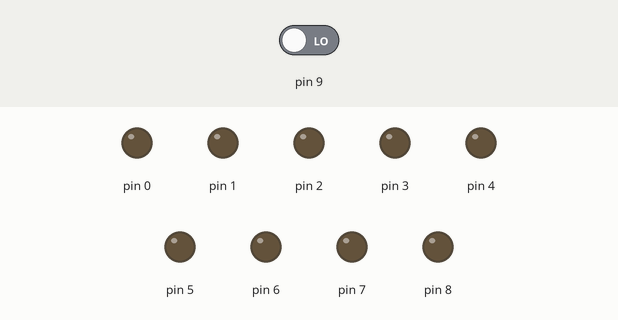
A sketch run on a simulated Arduino Uno, built with avr-gcc and run on an emulated ATmega328P. On the bench: output pins drawn as LEDs (lit = HIGH). Inputs (shaded band) come from the test bench; at power-on: pin 9 LOW.

Above: at 1.2 s.
1.3 s: pin 9 driven HIGH
At 1.7 s:
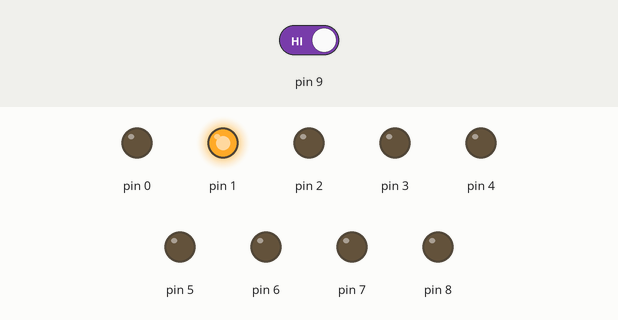
At 2.2 s:
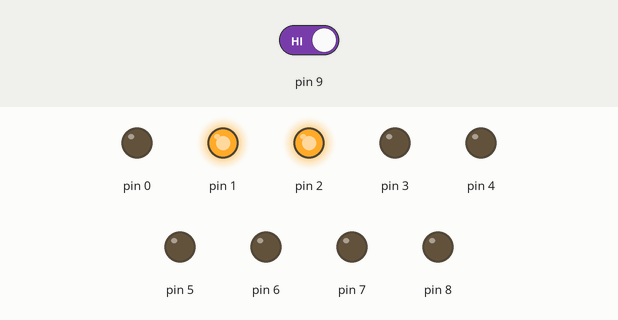
4.3 s: pin 9 driven LOW
At 4.45 s:
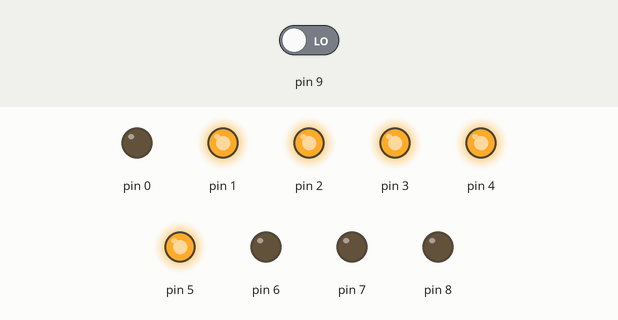
Timing chart, 0 to 7.3 s (numbered marks = the images above; inputs shaded):
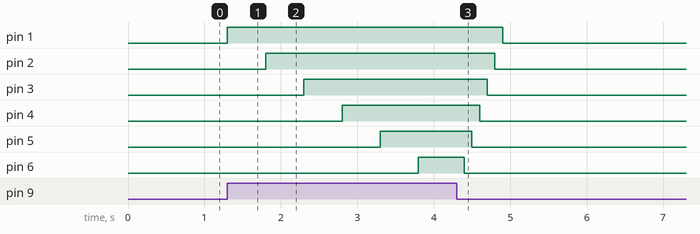

Measured:
- after the input at 1.3 s, pin 1: LOW → HIGH at once; pin 2: LOW → HIGH after 0.50 s; pin 3: LOW → HIGH after 1.0 s; pin 4: LOW → HIGH after 1.5 s; pin 5: LOW → HIGH after 2.0 s
- after the input at 4.3 s, pin 1: HIGH → LOW after 0.60 s; pin 2: HIGH → LOW after 0.50 s; pin 3: HIGH → LOW after 0.40 s; pin 4: HIGH → LOW after 0.30 s; pin 5: HIGH → LOW after 0.20 s

The sketch:

Bai3.ino
```cpp
int breakPoint1 = 1, breakPoint2 = 8;
int i;

void setup()
{
  pinMode(9, INPUT);
  for (i = 0; i < 9; i++)
    pinMode(i, OUTPUT);

  i=1;
}


void loop()
{
  if (digitalRead(9))
  {
    if (i == 8)
    {
      breakPoint2 = 8;
      breakPoint1 = 1;
      if (!digitalRead(9))
        return;
    }
    else
      for (i = breakPoint1; i <= 8; i++)
      {
        digitalWrite(i, 1);

        if (!digitalRead(9)||i==8)
        {
          breakPoint2 = i;
          breakPoint1 = 1;
          return;
        }
        delay(500);
      }
  }

  else
  {
    if (i == 1)
    {
      breakPoint1 = i;
      breakPoint2 = 8;
    }
    else
      for (i = breakPoint2; i >= 1; i--)
      {
        digitalWrite(i, 0);

        if (digitalRead(9)||i==1)
        {
          breakPoint1 = i;
          breakPoint2 = 8;
          return;
        }
        delay(100);
      }
  }

}
```
